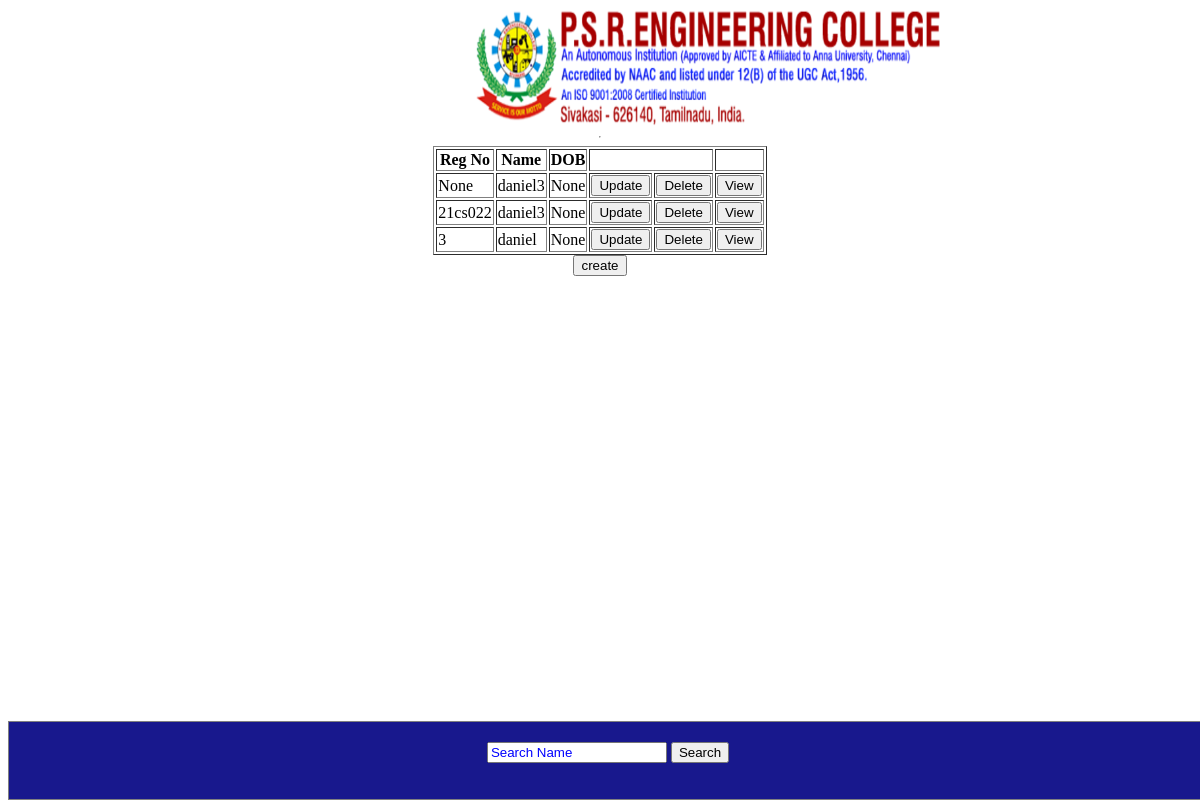
The app's page /cse/year3/ with its own data.
### cseStud/models.py (models this page shows)
class cseStud3(models.Model):
    registerNo=models.CharField(max_length=11,default=None,blank=True, null=True)
    name=models.CharField(max_length=20,default=None,blank=True, null=True)
    rollno=models.CharField(max_length=7,default=None,blank=True, null=True)
    Year=models.IntegerField(default=None,blank=True, null=True)
    Class=models.CharField(max_length=10,default=None,blank=True, null=True)
    DOB=models.DateField(default=None,blank=True, null=True)
    Place=models.CharField(max_length=20,default=None,blank=True, null=True)
    YearOfJoin=models.IntegerField(default=None,blank=True, null=True)
    Languages=models.CharField(max_length=100,default=None,blank=True, null=True)
    FatherName=models.CharField(max_length=20,default=None,blank=True, null=True)
    FathersOccupation=models.CharField(max_length=20,default=None,blank=True, null=True)
    MotherName=models.CharField(max_length=20,default=None,blank=True, null=True)
    MothersOccupation=models.CharField(max_length=20,default=None,blank=True, null=True)
    Fees=models.IntegerField(default=None,blank=True, null=True)

### cseStud/views.py (the view)
# urls.py: path('year3/',views.year3),
def year3(request):
    data=cseStud3.objects.all()
    sdata={'data':data}
    return render(request,'cseStud/3year.html',context=sdata)

### templates/cseStud/3year.html (shortened to what this page needs)
<html>
{% extends "depInfo/base.html"%}
{% load static %}
{% block content1 %}
{{block.super}}
<hr>
<div class="table" align="center">
<table border="1" align="center">
    <tr>
        <th>Reg No </th>
        <th>Name</th>
        <th>DOB</th>
        <th colspan="2"><th>
    </tr>
    {% if data %}
    {% for list in data%}
    <tr>
        <td>{{list.registerNo}}</td>
        <td>{{list.name}}</td>
        <td>{{list.DOB}}</td>
        <td><a href='update3/{{list.id}}/'><button>Update</button></a></td>
        <td><a href='delete3/{{list.id}}/'><button>Delete</button></a></td>
        <td><a  href='profile3/{{list.id}}/'><button>View</button></a></td>
    </tr>
    {% endfor %}
    {% endif %}
</table>
<a href='create3/'><button>create</button></a>
</div>
{% endblock %}

### templates/depInfo/base.html (style rules this page uses)
::placeholder { color : blue; }

### records on screen
cseStud3: registerNo "None", name "daniel3", DOB "None"
cseStud3: registerNo "21cs022", name "daniel3", DOB "None"
cseStud3: registerNo "3", name "daniel", DOB "None"
